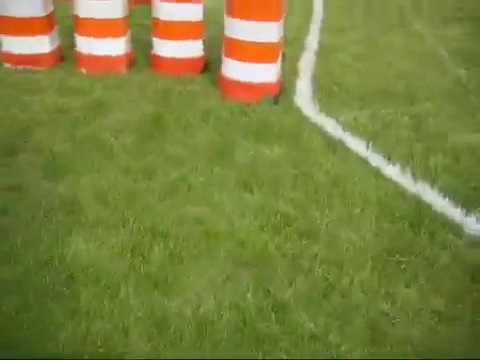
#> input picture frame 142 of Video Datasets/VID2.mp4, 480 x 360 px
$ python 'Barrel Mask.py'
#> lines starting #> are read from the running program, lines starting #| are printed output that depends on the picture; after the words box and inside, x2 and y2 are one past the last pixel; in counts of white or black regions, pixels touching at a corner belong together
import cv2
import numpy as np

cap = cv2.VideoCapture('VID2.mp4')

while(1):
    _, frame = cap.read()
#> frame is the input picture: shape (360, 480, 3); mean B, G, R 63.3, 130.1, 122.2
    blurred_frame = cv2.GaussianBlur(frame, (5,5), 0)
    hsv = cv2.cvtColor(blurred_frame, cv2.COLOR_BGR2HSV)
#> hsv: shape (360, 480, 3); mean H, S, V 35.9, 142.4, 137.9

    #sensitivity = 100
    lower_orange = np.array([5, 50, 50])
    upper_orange = np.array([15, 255, 255])
    mask = cv2.inRange(hsv, lower_orange, upper_orange)
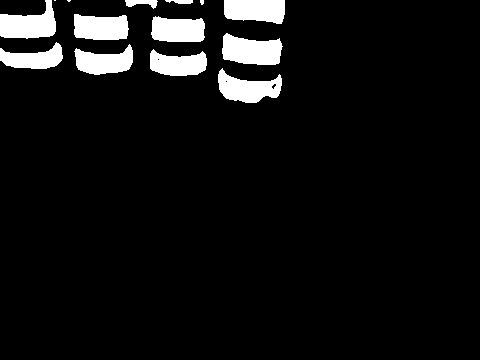
#> mask: shape (360, 480); 6.6% white; 14 white regions (3 under 20 px)

    contours, _ = cv2.findContours(mask, cv2.RETR_TREE, cv2.CHAIN_APPROX_NONE)
#> contours = 17 contours, 6 with area under 20; largest, box (x1, y1, x2, y2) and area: (222, 33, 283, 65) 1358, (0, 0, 56, 39) 1274, (218, 68, 282, 103) 1228, (224, 0, 285, 24) 1180, (74, 14, 129, 40) 1162

    for contour in contours:
      area = cv2.contourArea(contour)

      if area > 5000:
        cv2.drawContours(frame, contours, -1, (255,0,0), 5)
#> this loop made 17 passes
#> area on passes 1, 4, 6, 7, 8, 9, 10, 11, 13, 14, 17: 1228.5, 1035.5, 1080.5, 928, 1358, 1126, 1161.5, 1180.5, 55, 135.5, 1273.5


    cv2.imshow('Frame', frame)
    cv2.imshow('Mask', mask)

    #res = cv2.bitwise_not(frame, frame, mask=mask)
    #cv2.imshow('res', res)

    k = cv2.waitKey(1) & 0xFF
#> (key Esc is pressed here)
    if k == 27:
        break

cv2.destroyAllWindows()
cap.release()

$ run again, starting later in the video
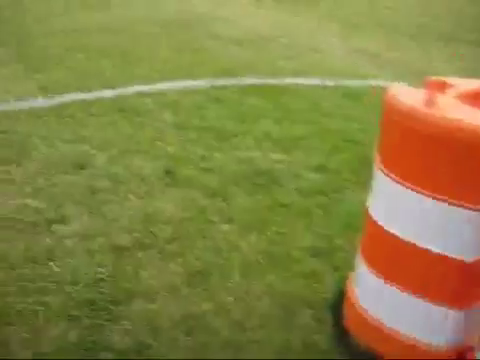
#> input picture frame 1141 of Video Datasets/VID2.mp4, 480 x 360 px
#> frame is the input picture: shape (360, 480, 3); mean B, G, R 68.1, 130.4, 135.3
#> hsv: shape (360, 480, 3); mean H, S, V 35.7, 137.6, 144.9
#> `mask = cv2.inRange(hsv, lower_orange, upper_orange)`:
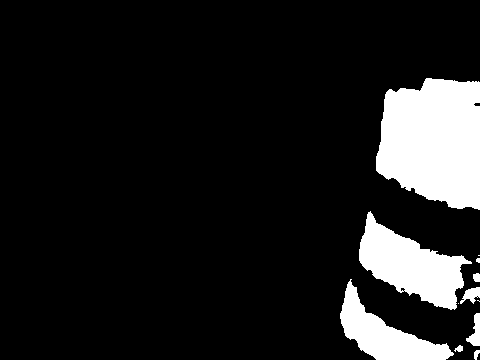
#> mask: shape (360, 480); 11.9% white; 12 white regions (4 under 20 px)
#> contours = 14 contours, 6 with area under 20; largest, box (x1, y1, x2, y2) and area: (376, 78, 480, 210) 10896, (359, 211, 472, 310) 5154, (340, 279, 454, 360) 3328, (466, 313, 480, 346) 205, (460, 287, 480, 304) 159, (473, 273, 480, 282) 42, (454, 345, 463, 352) 29, (474, 350, 480, 360) 28
#> the loop `for contour in contours:` made 14 passes
#> area on passes 1, 2, 3, 6, 8, 9, 12, 14: 28, 29, 205, 159, 3328.5, 42, 5154.5, 10895.5
#> after the loop `for contour in contours:`:
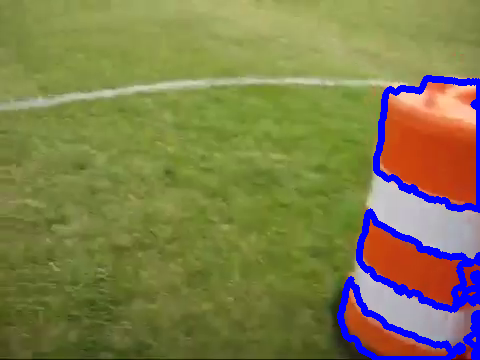
#> frame: shape (360, 480, 3); 4.65% of pixels changed, all inside (x1, y1, x2, y2) = (337, 75, 480, 360)
